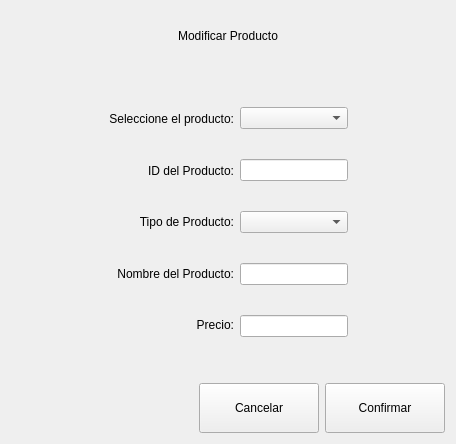
           <widget class="QWidget" name="pageModificarProducto">
            <layout class="QVBoxLayout" name="verticalLayout_16">
             <item>
              <widget class="QLabel" name="label_17">
               <property name="minimumSize">
                <size>
                 <width>0</width>
                 <height>50</height>
                </size>
               </property>
               <property name="text">
                <string>Modificar Producto</string>
               </property>
               <property name="alignment">
                <set>Qt::AlignCenter</set>
               </property>
              </widget>
             </item>
             <item>
              <spacer name="verticalSpacer_11">
               <property name="orientation">
                <enum>Qt::Vertical</enum>
               </property>
               <property name="sizeHint" stdset="0">
                <size>
                 <width>20</width>
                 <height>40</height>
                </size>
               </property>
              </spacer>
             </item>
             <item>
              <layout class="QHBoxLayout" name="horizontalLayout_12">
               <item>
                <spacer name="horizontalSpacer_16">
                 <property name="orientation">
                  <enum>Qt::Horizontal</enum>
                 </property>
                 <property name="sizeHint" stdset="0">
                  <size>
                   <width>40</width>
                   <height>20</height>
                  </size>
                 </property>
                </spacer>
               </item>
               <item>
                <layout class="QVBoxLayout" name="verticalLayout_14">
                 <property name="spacing">
                  <number>28</number>
                 </property>
                 <item>
                  <widget class="QLabel" name="label_12">
                   <property name="text">
                    <string>Seleccione el producto:</string>
                   </property>
                   <property name="alignment">
                    <set>Qt::AlignRight|Qt::AlignTrailing|Qt::AlignVCenter</set>
                   </property>
                  </widget>
                 </item>
                 <item>
                  <widget class="QLabel" name="label_13">
                   <property name="text">
                    <string>ID del Producto:</string>
                   </property>
                   <property name="alignment">
                    <set>Qt::AlignRight|Qt::AlignTrailing|Qt::AlignVCenter</set>
                   </property>
                  </widget>
                 </item>
                 <item>
                  <widget class="QLabel" name="label_14">
                   <property name="text">
                    <string>Tipo de Producto:</string>
                   </property>
                   <property name="alignment">
                    <set>Qt::AlignRight|Qt::AlignTrailing|Qt::AlignVCenter</set>
                   </property>
                  </widget>
                 </item>
                 <item>
                  <widget class="QLabel" name="label_15">
                   <property name="text">
                    <string>Nombre del Producto:</string>
                   </property>
                   <property name="alignment">
                    <set>Qt::AlignRight|Qt::AlignTrailing|Qt::AlignVCenter</set>
                   </property>
                  </widget>
                 </item>
                 <item>
                  <widget class="QLabel" name="label_16">
                   <property name="text">
                    <string>Precio:</string>
                   </property>
                   <property name="alignment">
                    <set>Qt::AlignRight|Qt::AlignTrailing|Qt::AlignVCenter</set>
                   </property>
                  </widget>
                 </item>
                </layout>
               </item>
               <item>
                <layout class="QVBoxLayout" name="verticalLayout_15">
                 <property name="spacing">
                  <number>30</number>
                 </property>
                 <item>
                  <widget class="QComboBox" name="comboBuscarProducto"/>
                 </item>
                 <item>
                  <widget class="QLineEdit" name="lineIDproducto">
                   <property name="readOnly">
                    <bool>true</bool>
                   </property>
                  </widget>
                 </item>
                 <item>
                  <widget class="QComboBox" name="comboModTipoProducto"/>
                 </item>
                 <item>
                  <widget class="QLineEdit" name="lineModNombreProducto"/>
                 </item>
                 <item>
                  <widget class="QLineEdit" name="lineModPrecio"/>
                 </item>
                </layout>
               </item>
               <item>
                <spacer name="horizontalSpacer_17">
                 <property name="orientation">
                  <enum>Qt::Horizontal</enum>
                 </property>
                 <property name="sizeHint" stdset="0">
                  <size>
                   <width>40</width>
                   <height>20</height>
                  </size>
                 </property>
                </spacer>
               </item>
              </layout>
             </item>
             <item>
              <spacer name="verticalSpacer_12">
               <property name="orientation">
                <enum>Qt::Vertical</enum>
               </property>
               <property name="sizeHint" stdset="0">
                <size>
                 <width>20</width>
                 <height>40</height>
                </size>
               </property>
              </spacer>
             </item>
             <item>
              <layout class="QHBoxLayout" name="horizontalLayout_13">
               <item>
                <spacer name="horizontalSpacer_15">
                 <property name="orientation">
                  <enum>Qt::Horizontal</enum>
                 </property>
                 <property name="sizeHint" stdset="0">
                  <size>
                   <width>188</width>
                   <height>20</height>
                  </size>
                 </property>
                </spacer>
               </item>
               <item>
                <widget class="QPushButton" name="btnCancelarModProducto">
                 <property name="minimumSize">
                  <size>
                   <width>120</width>
                   <height>50</height>
                  </size>
                 </property>
                 <property name="text">
                  <string>Cancelar</string>
                 </property>
                </widget>
               </item>
               <item>
                <widget class="QPushButton" name="btnConfirmarModProducto">
                 <property name="minimumSize">
                  <size>
                   <width>120</width>
                   <height>50</height>
                  </size>
                 </property>
                 <property name="text">
                  <string>Confirmar</string>
                 </property>
                </widget>
               </item>
              </layout>
             </item>
            </layout>
           </widget>
